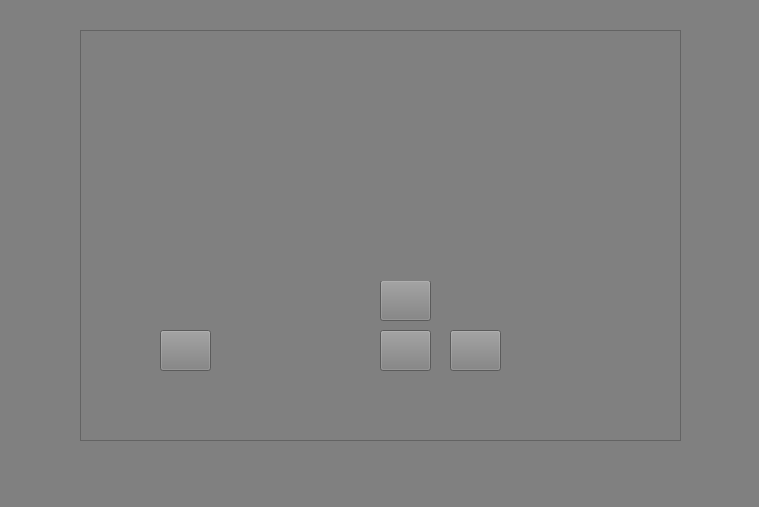
<?xml version="1.0" encoding="UTF-8"?>
<ui version="4.0">
 <class>MainWindow</class>
 <widget class="QMainWindow" name="MainWindow">
  <property name="geometry">
   <rect>
    <x>0</x>
    <y>0</y>
    <width>759</width>
    <height>507</height>
   </rect>
  </property>
  <property name="windowTitle">
   <string>MainWindow</string>
  </property>
  <property name="windowIcon">
   <iconset>
    <normaloff>../res/overlay/overlay.png</normaloff>../res/overlay/overlay.png</iconset>
  </property>
  <property name="autoFillBackground">
   <bool>false</bool>
  </property>
  <property name="styleSheet">
   <string notr="true">background: grey;</string>
  </property>
  <widget class="QWidget" name="centralwidget">
   <widget class="QGraphicsView" name="_graphicsView">
    <property name="geometry">
     <rect>
      <x>80</x>
      <y>30</y>
      <width>601</width>
      <height>411</height>
     </rect>
    </property>
    <property name="sizePolicy">
     <sizepolicy hsizetype="Fixed" vsizetype="Fixed">
      <horstretch>0</horstretch>
      <verstretch>0</verstretch>
     </sizepolicy>
    </property>
    <property name="styleSheet">
     <string notr="true">border-image: url(:/overlay/overlay.png);
</string>
    </property>
   </widget>
   <widget class="QPushButton" name="button_start">
    <property name="enabled">
     <bool>true</bool>
    </property>
    <property name="geometry">
     <rect>
      <x>160</x>
      <y>330</y>
      <width>51</width>
      <height>41</height>
     </rect>
    </property>
    <property name="styleSheet">
     <string notr="true">QPushButton {
	border-image: url(:/buttons/startS_yellow.png);
}

QPushButton:pressed {
	border-image: url(:/buttons/startS_green.png);
}</string>
    </property>
    <property name="text">
     <string/>
    </property>
   </widget>
   <widget class="QLabel" name="misc_CESout">
    <property name="geometry">
     <rect>
      <x>120</x>
      <y>310</y>
      <width>31</width>
      <height>31</height>
     </rect>
    </property>
    <property name="styleSheet">
     <string notr="true">border-image: url(:/icons/misc/CES_output_yellow.png);</string>
    </property>
    <property name="text">
     <string/>
    </property>
   </widget>
   <widget class="QLabel" name="misc_audio">
    <property name="geometry">
     <rect>
      <x>120</x>
      <y>100</y>
      <width>31</width>
      <height>31</height>
     </rect>
    </property>
    <property name="styleSheet">
     <string notr="true">border-image: url(:/icons/misc/audio_input_yellow.png);</string>
    </property>
    <property name="text">
     <string/>
    </property>
   </widget>
   <widget class="QLabel" name="misc_logo">
    <property name="geometry">
     <rect>
      <x>470</x>
      <y>180</y>
      <width>161</width>
      <height>121</height>
     </rect>
    </property>
    <property name="styleSheet">
     <string notr="true">border-image: url(:/icons/misc/logo.png);</string>
    </property>
    <property name="text">
     <string/>
    </property>
   </widget>
   <widget class="QLabel" name="misc_corp">
    <property name="geometry">
     <rect>
      <x>540</x>
      <y>100</y>
      <width>91</width>
      <height>20</height>
     </rect>
    </property>
    <property name="styleSheet">
     <string notr="true">border-image: url(:/icons/misc/mindalive.png);</string>
    </property>
    <property name="text">
     <string/>
    </property>
   </widget>
   <widget class="QLabel" name="misc_country">
    <property name="geometry">
     <rect>
      <x>550</x>
      <y>350</y>
      <width>81</width>
      <height>21</height>
     </rect>
    </property>
    <property name="styleSheet">
     <string notr="true">border-image: url(:/icons/misc/ca.png);</string>
    </property>
    <property name="text">
     <string/>
    </property>
   </widget>
   <widget class="QPushButton" name="button_up">
    <property name="geometry">
     <rect>
      <x>380</x>
      <y>280</y>
      <width>51</width>
      <height>41</height>
     </rect>
    </property>
    <property name="styleSheet">
     <string notr="true">QPushButton {
	border-image: url(:/buttons/upButton_yellow.png);
}

QPushButton:pressed {
	border-image: url(:/buttons/upButton_green.png);
}</string>
    </property>
    <property name="text">
     <string/>
    </property>
   </widget>
   <widget class="QPushButton" name="button_down">
    <property name="geometry">
     <rect>
      <x>380</x>
      <y>330</y>
      <width>51</width>
      <height>41</height>
     </rect>
    </property>
    <property name="styleSheet">
     <string notr="true">QPushButton {
	border-image: url(:/buttons/downButton_yellow.png);
}

QPushButton:pressed {
	border-image: url(:/buttons/downButton_green.png);
}</string>
    </property>
    <property name="text">
     <string/>
    </property>
   </widget>
   <widget class="QLabel" name="freq_MET">
    <property name="geometry">
     <rect>
      <x>170</x>
      <y>150</y>
      <width>31</width>
      <height>31</height>
     </rect>
    </property>
    <property name="styleSheet">
     <string notr="true">border-image: url(:/icons/session freq/MET_default.png);</string>
    </property>
    <property name="text">
     <string/>
    </property>
   </widget>
   <widget class="QLabel" name="ses_20min">
    <property name="geometry">
     <rect>
      <x>210</x>
      <y>110</y>
      <width>31</width>
      <height>31</height>
     </rect>
    </property>
    <property name="styleSheet">
     <string notr="true">border-image: url(:/icons/session group/20m_default.png);</string>
    </property>
    <property name="text">
     <string/>
    </property>
   </widget>
   <widget class="QLabel" name="ses_45min">
    <property name="geometry">
     <rect>
      <x>250</x>
      <y>110</y>
      <width>31</width>
      <height>31</height>
     </rect>
    </property>
    <property name="styleSheet">
     <string notr="true">border-image: url(:/icons/session group/45m_default.png);</string>
    </property>
    <property name="text">
     <string/>
    </property>
   </widget>
   <widget class="QLabel" name="ses_3hour">
    <property name="geometry">
     <rect>
      <x>290</x>
      <y>110</y>
      <width>31</width>
      <height>31</height>
     </rect>
    </property>
    <property name="styleSheet">
     <string notr="true">border-image: url(:/icons/session group/3h_default.png);</string>
    </property>
    <property name="text">
     <string/>
    </property>
   </widget>
   <widget class="QLabel" name="ses_userDef">
    <property name="geometry">
     <rect>
      <x>330</x>
      <y>110</y>
      <width>31</width>
      <height>31</height>
     </rect>
    </property>
    <property name="styleSheet">
     <string notr="true">border-image: url(:/icons/session group/userDefine_default.png);</string>
    </property>
    <property name="text">
     <string/>
    </property>
   </widget>
   <widget class="QPushButton" name="button_power">
    <property name="geometry">
     <rect>
      <x>450</x>
      <y>330</y>
      <width>51</width>
      <height>41</height>
     </rect>
    </property>
    <property name="styleSheet">
     <string notr="true">QPushButton {
	border-image: url(:/buttons/powerButton_yellow.png);
}

QPushButton:pressed {
	border-image: url(:/buttons/powerButton_green.png);
}</string>
    </property>
    <property name="text">
     <string/>
    </property>
   </widget>
   <widget class="QLabel" name="misc_intensity">
    <property name="geometry">
     <rect>
      <x>380</x>
      <y>250</y>
      <width>54</width>
      <height>31</height>
     </rect>
    </property>
    <property name="styleSheet">
     <string notr="true">border-image: url(:/icons/misc/int_tag.png);</string>
    </property>
    <property name="text">
     <string/>
    </property>
   </widget>
   <widget class="QLabel" name="misc_powersig">
    <property name="geometry">
     <rect>
      <x>460</x>
      <y>310</y>
      <width>31</width>
      <height>20</height>
     </rect>
    </property>
    <property name="styleSheet">
     <string notr="true">border-image: url(:/icons/misc/powerSig_default.png);</string>
    </property>
    <property name="text">
     <string/>
    </property>
   </widget>
   <widget class="QLabel" name="freq_sDelta">
    <property name="geometry">
     <rect>
      <x>200</x>
      <y>150</y>
      <width>21</width>
      <height>21</height>
     </rect>
    </property>
    <property name="styleSheet">
     <string notr="true">border-image: url(:/icons/session freq/sDel_default.png);</string>
    </property>
    <property name="text">
     <string/>
    </property>
   </widget>
   <widget class="QLabel" name="freq_delta">
    <property name="geometry">
     <rect>
      <x>230</x>
      <y>150</y>
      <width>21</width>
      <height>21</height>
     </rect>
    </property>
    <property name="styleSheet">
     <string notr="true">border-image: url(:/icons/session freq/del_default.png);</string>
    </property>
    <property name="text">
     <string/>
    </property>
   </widget>
   <widget class="QLabel" name="freq_theta">
    <property name="geometry">
     <rect>
      <x>260</x>
      <y>150</y>
      <width>21</width>
      <height>21</height>
     </rect>
    </property>
    <property name="styleSheet">
     <string notr="true">border-image: url(:/icons/session freq/theta_default.png);</string>
    </property>
    <property name="text">
     <string/>
    </property>
   </widget>
   <widget class="QLabel" name="freq_alpha">
    <property name="geometry">
     <rect>
      <x>290</x>
      <y>150</y>
      <width>21</width>
      <height>20</height>
     </rect>
    </property>
    <property name="styleSheet">
     <string notr="true">border-image: url(:/icons/session freq/alpha_default.png);</string>
    </property>
    <property name="text">
     <string/>
    </property>
   </widget>
   <widget class="QLabel" name="freq_beta1">
    <property name="geometry">
     <rect>
      <x>320</x>
      <y>150</y>
      <width>21</width>
      <height>21</height>
     </rect>
    </property>
    <property name="styleSheet">
     <string notr="true">border-image: url(:/icons/session freq/beta1_default.png);</string>
    </property>
    <property name="text">
     <string/>
    </property>
   </widget>
   <widget class="QLabel" name="freq_beta2">
    <property name="geometry">
     <rect>
      <x>350</x>
      <y>150</y>
      <width>21</width>
      <height>20</height>
     </rect>
    </property>
    <property name="styleSheet">
     <string notr="true">border-image: url(:/icons/session freq/beta2_default.png);</string>
    </property>
    <property name="text">
     <string/>
    </property>
   </widget>
   <widget class="QLabel" name="freq_100hz">
    <property name="geometry">
     <rect>
      <x>380</x>
      <y>150</y>
      <width>31</width>
      <height>20</height>
     </rect>
    </property>
    <property name="styleSheet">
     <string notr="true">border-image: url(:/icons/session freq/100hz_default.png);</string>
    </property>
    <property name="text">
     <string/>
    </property>
   </widget>
   <widget class="QLabel" name="ces_spulse">
    <property name="geometry">
     <rect>
      <x>430</x>
      <y>90</y>
      <width>31</width>
      <height>16</height>
     </rect>
    </property>
    <property name="styleSheet">
     <string notr="true">border-image: url(:/icons/CES mode/spulse_default.png);</string>
    </property>
    <property name="text">
     <string/>
    </property>
   </widget>
   <widget class="QLabel" name="ces_dutycycle">
    <property name="geometry">
     <rect>
      <x>470</x>
      <y>90</y>
      <width>31</width>
      <height>16</height>
     </rect>
    </property>
    <property name="styleSheet">
     <string notr="true">border-image: url(:/icons/CES mode/dutycycle_default.png);</string>
    </property>
    <property name="text">
     <string/>
    </property>
   </widget>
   <widget class="QLabel" name="ces_left">
    <property name="geometry">
     <rect>
      <x>430</x>
      <y>110</y>
      <width>31</width>
      <height>21</height>
     </rect>
    </property>
    <property name="styleSheet">
     <string notr="true">border-image: url(:/icons/CES mode/leftCES_default.png);</string>
    </property>
    <property name="text">
     <string/>
    </property>
   </widget>
   <widget class="QLabel" name="ces_right">
    <property name="geometry">
     <rect>
      <x>470</x>
      <y>110</y>
      <width>31</width>
      <height>21</height>
     </rect>
    </property>
    <property name="styleSheet">
     <string notr="true">border-image: url(:/icons/CES mode/rightCES_default.png);</string>
    </property>
    <property name="text">
     <string/>
    </property>
   </widget>
   <widget class="QLabel" name="tdcs_l1">
    <property name="geometry">
     <rect>
      <x>240</x>
      <y>360</y>
      <width>101</width>
      <height>17</height>
     </rect>
    </property>
    <property name="styleSheet">
     <string notr="true">border-image: url(:/icons/tDCS/level1_default.png);</string>
    </property>
    <property name="text">
     <string/>
    </property>
   </widget>
   <widget class="QLabel" name="label">
    <property name="geometry">
     <rect>
      <x>240</x>
      <y>340</y>
      <width>101</width>
      <height>17</height>
     </rect>
    </property>
    <property name="styleSheet">
     <string notr="true">border-image: url(:/icons/tDCS/level2_default.png);</string>
    </property>
    <property name="text">
     <string/>
    </property>
   </widget>
   <widget class="QLabel" name="label_2">
    <property name="geometry">
     <rect>
      <x>240</x>
      <y>320</y>
      <width>101</width>
      <height>17</height>
     </rect>
    </property>
    <property name="styleSheet">
     <string notr="true">border-image: url(:/icons/tDCS/level3_default.png);</string>
    </property>
    <property name="text">
     <string/>
    </property>
   </widget>
   <widget class="QLabel" name="label_3">
    <property name="geometry">
     <rect>
      <x>240</x>
      <y>300</y>
      <width>101</width>
      <height>16</height>
     </rect>
    </property>
    <property name="styleSheet">
     <string notr="true">border-image: url(:/icons/tDCS/level4_default.png);</string>
    </property>
    <property name="text">
     <string/>
    </property>
   </widget>
   <widget class="QLabel" name="label_4">
    <property name="geometry">
     <rect>
      <x>240</x>
      <y>280</y>
      <width>101</width>
      <height>17</height>
     </rect>
    </property>
    <property name="styleSheet">
     <string notr="true">border-image: url(:/icons/tDCS/level5_default.png);</string>
    </property>
    <property name="text">
     <string/>
    </property>
   </widget>
   <widget class="QLabel" name="label_5">
    <property name="geometry">
     <rect>
      <x>240</x>
      <y>260</y>
      <width>101</width>
      <height>17</height>
     </rect>
    </property>
    <property name="styleSheet">
     <string notr="true">border-image: url(:/icons/tDCS/level6_default.png);</string>
    </property>
    <property name="text">
     <string/>
    </property>
   </widget>
   <widget class="QLabel" name="label_6">
    <property name="geometry">
     <rect>
      <x>240</x>
      <y>240</y>
      <width>101</width>
      <height>17</height>
     </rect>
    </property>
    <property name="styleSheet">
     <string notr="true">border-image: url(:/icons/tDCS/level7_default.png);</string>
    </property>
    <property name="text">
     <string/>
    </property>
   </widget>
   <widget class="QLabel" name="label_7">
    <property name="geometry">
     <rect>
      <x>240</x>
      <y>220</y>
      <width>101</width>
      <height>17</height>
     </rect>
    </property>
    <property name="styleSheet">
     <string notr="true">border-image: url(:/icons/tDCS/level8_default.png);</string>
    </property>
    <property name="text">
     <string/>
    </property>
   </widget>
   <widget class="QLabel" name="label_8">
    <property name="geometry">
     <rect>
      <x>300</x>
      <y>190</y>
      <width>54</width>
      <height>21</height>
     </rect>
    </property>
    <property name="styleSheet">
     <string notr="true">border-image: url(:/icons/tDCS/tDCS_default.png);</string>
    </property>
    <property name="text">
     <string/>
    </property>
   </widget>
  </widget>
  <widget class="QMenuBar" name="menubar">
   <property name="geometry">
    <rect>
     <x>0</x>
     <y>0</y>
     <width>759</width>
     <height>22</height>
    </rect>
   </property>
  </widget>
  <widget class="QStatusBar" name="statusbar"/>
 </widget>
 <resources/>
 <connections/>
</ui>
